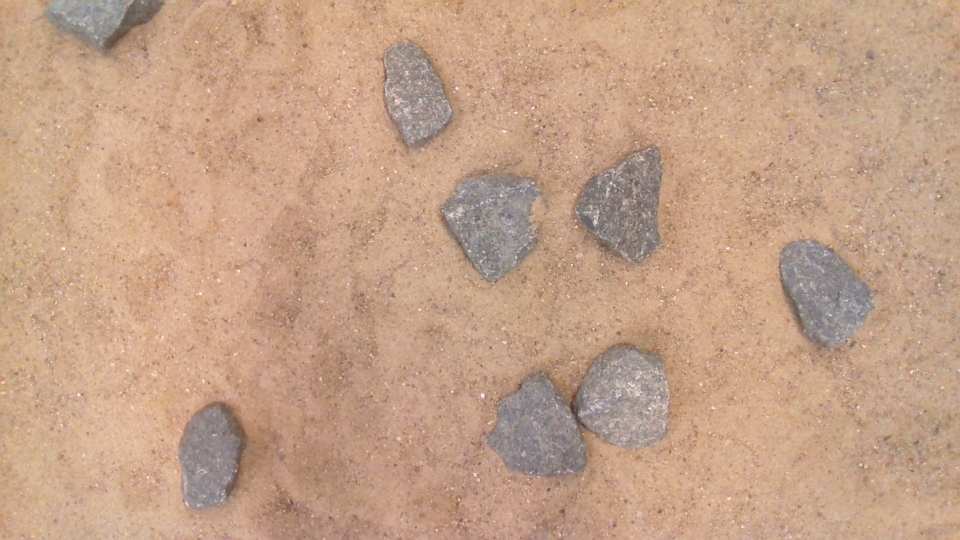
#> input picture Groenlaenderens_Kode/RockDetection/Billeder/Image_7.jpg, 1920 x 1080 px, found by its file name (shown at 1/2 size)
$ python RockDetection2.py
#> lines starting #> are read from the running program, lines starting #| are printed output that depends on the picture; after the words box and inside, x2 and y2 are one past the last pixel; in counts of white or black regions, pixels touching at a corner belong together; long printed decimals are rounded
import cv2 as cv
import numpy as np
import skimage.exposure as exposure

#Load image and get image dimensions
image = cv.imread("Groenlaenderens_Kode/RockDetection/Billeder/image_7.jpg")
#> image is the input picture: shape (1080, 1920, 3); mean B, G, R 136.5, 160.8, 195.5
image = cv.resize(image, (1280, 720))
#> image: shape (720, 1280, 3)
image2 = image.copy()
image3 = image.copy()
img_h, img_w = image.shape[:2]

def Preproccesing(image, threshold):
    # Convert to HSV and split into channels
    brightened = cv.add(image, np.array([40.0]))
    HSVImage = cv.cvtColor(brightened, cv.COLOR_BGR2HSV)
    H, S, V = cv.split(HSVImage)
    cv.imshow("H", H)
    cv.imshow("S", S)
    cv.imshow("V", V)
    cv.waitKey(0)
    # Thresholding the saturation channel,
    thresholded = cv.threshold(S, threshold, 255, cv.THRESH_BINARY_INV)[1]
    cv.imshow("Thresholded", thresholded)
    cv.waitKey(0)

    dilated = cv.dilate(thresholded, (3, 3), iterations=2)
    cv.imshow("Dilated", dilated)
    cv.waitKey(0)
    contours = cv.findContours(dilated, cv.RETR_EXTERNAL, cv.CHAIN_APPROX_SIMPLE)[0]
    contours = [cnt for cnt in contours if cv.contourArea(cnt) > 1000]
    contour_img = np.zeros_like(image)
    cv.drawContours(contour_img, contours, -1, (255, 255, 255), -1)
    cv.imshow("Contour_img", contour_img)
    cv.waitKey(0)
    return contours, contour_img

def watershed(image, x):
    contour_img = x
    #checking if image contains anything
    if np.sum(image) == 0:
        return []
    else:
        #Morphological opening
        kernel = np.ones((3, 3), np.uint8)
        opening = cv.morphologyEx(image, cv.MORPH_OPEN, kernel, iterations=10) #opening the image = erosion followed by dilation
        opening = np.uint8(opening)
        opening_gray = cv.cvtColor(opening, cv.COLOR_BGR2GRAY)
        cv.imshow("Opening", opening)
        cv.waitKey(0)

        #Finding sure background and foreground through dilation and distance transform thresholding
        sure_bg = cv.dilate(opening, kernel, iterations=2)
        cv.imshow("Sure_bg", sure_bg)
        cv.waitKey(0)
        distance_transform = cv.distanceTransform(opening_gray, cv.DIST_L2, 5)
        normalized_distance = exposure.rescale_intensity(distance_transform, out_range=(0, 255))
        normalized_distance = normalized_distance.astype(np.uint8)
        _, distThres = cv.threshold(distance_transform, 30, 255, cv.THRESH_BINARY)
        sure_bg = cv.cvtColor(sure_bg, cv.COLOR_BGR2GRAY)
        distThres = np.uint8(distThres)

        cv.imshow("Normalized Distance", normalized_distance)
        #print("Sure_bg", sure_bg.shape)
        #print("distThres", distThres.shape)
        cv.waitKey(0)
        #Finding unknown region
        unknown = cv.subtract(sure_bg, distThres)
        #cv.imshow("sure_bg", sure_bg)
        cv.imshow("distThres", distThres)
        cv.imshow("Unknown", unknown)
        #cv.waitKey(0)

        #Labeling the markers,
        labels = cv.connectedComponents(distThres, connectivity=8, ltype=cv.CV_32S)[1] #Markerer baggrunden med 0, og markerer de forskellige objekter med 1, 2, 3 osv. Connected components = pixel i omkreds med samme værdi
        labels = labels + 1

        #Marking the unknown region with zero
        labels[unknown == 255] = -1

        mask = np.zeros_like(image)
        mask2 = np.zeros_like(image)
        #Watershed
        labels = cv.watershed(contour_img, labels)
        mask[labels == -1] = [255, 0, 0]
        cv.imshow("Mask", mask)
        uniqueLabels = np.unique(labels)
        print(uniqueLabels)
        LabelContours = []
        for label in uniqueLabels:
            if label == -1 or label == 1:
                continue
            labelMask = np.zeros_like(image)
            labelMask[labels == label] = 255
            labelMask = cv.cvtColor(labelMask, cv.COLOR_BGR2GRAY)
            contours = cv.findContours(labelMask, cv.RETR_EXTERNAL, cv.CHAIN_APPROX_SIMPLE)[0]
            LabelContours.append(contours)
        return LabelContours


def main(image, threshold):
    #Preproccesing
    contours, contour_img = Preproccesing(image, threshold)
    FinalImg = np.zeros_like(image)
    #Creating lists for sorting contours, and establishing thresholds
    InBoundRock = []
    OutBoundRock = []
    SortHull = []
    SingleRock = []
    MultipleRocks = []
    SolidityThres = 0.88
    EllipseThres = 0.80

    #Sorting contours based on convex and ellipse solidity, and based on image boundaries
    for cnt in contours:
        SortingConvexHull = cv.convexHull(cnt)
        SortingEllipse = cv.fitEllipse(SortingConvexHull)
        Area = cv.contourArea(cnt)
        ConvexHullArea = cv.contourArea(SortingConvexHull)
        EllipseArea = (SortingEllipse[1][0]/2)*(SortingEllipse[1][1]/2)*np.pi
        Solidity = float(Area)/ConvexHullArea
        SolidityEllipse = float(Area)/EllipseArea
        print(Solidity)
        print(SolidityEllipse)
        cv.ellipse(image2, SortingEllipse, (0, 255, 0), 2)
        cv.imshow("Image2", image2)
        cv.waitKey(0)
        if 15 < SortingEllipse[0][0] < img_w-15 and 15 < SortingEllipse[0][1] < img_h-15:
            InBoundRock.append(SortingEllipse)
            SortHull.append(SortingConvexHull)
            if Solidity < SolidityThres and SolidityEllipse < EllipseThres:
                MultipleRocks.append(cnt)
            else:
                SingleRock.append(cnt)
        else:
            OutBoundRock.append(SortingEllipse)


    MultipleRockImg = np.zeros_like(image)
    SingleRockImg = np.zeros_like(image)

    cv.drawContours(MultipleRockImg, MultipleRocks, -1, (255, 255, 255), -1)
    cv.drawContours(SingleRockImg, SingleRock, -1, (255, 255, 255), -1)

    cv.imshow("MultipleRockImg", MultipleRockImg)
    cv.imshow("SingleRockImg", SingleRockImg)
    cv.waitKey(0)

    LabelContours = watershed(MultipleRockImg, contour_img)
    AllEllipse = []
    AllContours = []

    print(FinalImg.shape)
    FinalImg[SingleRockImg == 255] = 255
    AllContours.extend(SingleRock)

    for contours in LabelContours:
        AllContours.extend(contours)
        cv.drawContours(FinalImg, contours, -1, (255, 255, 255), -1)

    for cnt in AllContours:
        ellipse = cv.fitEllipse(cnt)
        #print(ellipse)
        AllEllipse.append(ellipse)
        cv.ellipse(image3, ellipse, (0, 255, 0), 2)

    #Sorting ellipses based on longest axis
    for ellipse in AllEllipse:
        SortedEllipse = sorted(AllEllipse, key=lambda x: max(x[1]), reverse=True)
        cv.circle(image3, (int(ellipse[0][0]), int(ellipse[0][1])), 2, (0, 0, 255), -1)
    cv.ellipse(image3, SortedEllipse[1], (0, 0, 255), 2)
    cv.imshow("Image2", image2)
    cv.imshow("Image3", image3)
    cv.imshow("FinalImg", FinalImg)
    cv.waitKey(0)
    cv.destroyAllWindows()
    return SortedEllipse

# [5 lines left out: function GetList, not called in this run]


SortedEllipse = main(image, 45)
#> in Preproccesing, `thresholded = cv.threshold(S, threshold, 255, cv.THRESH_BINARY_INV)[1]`:
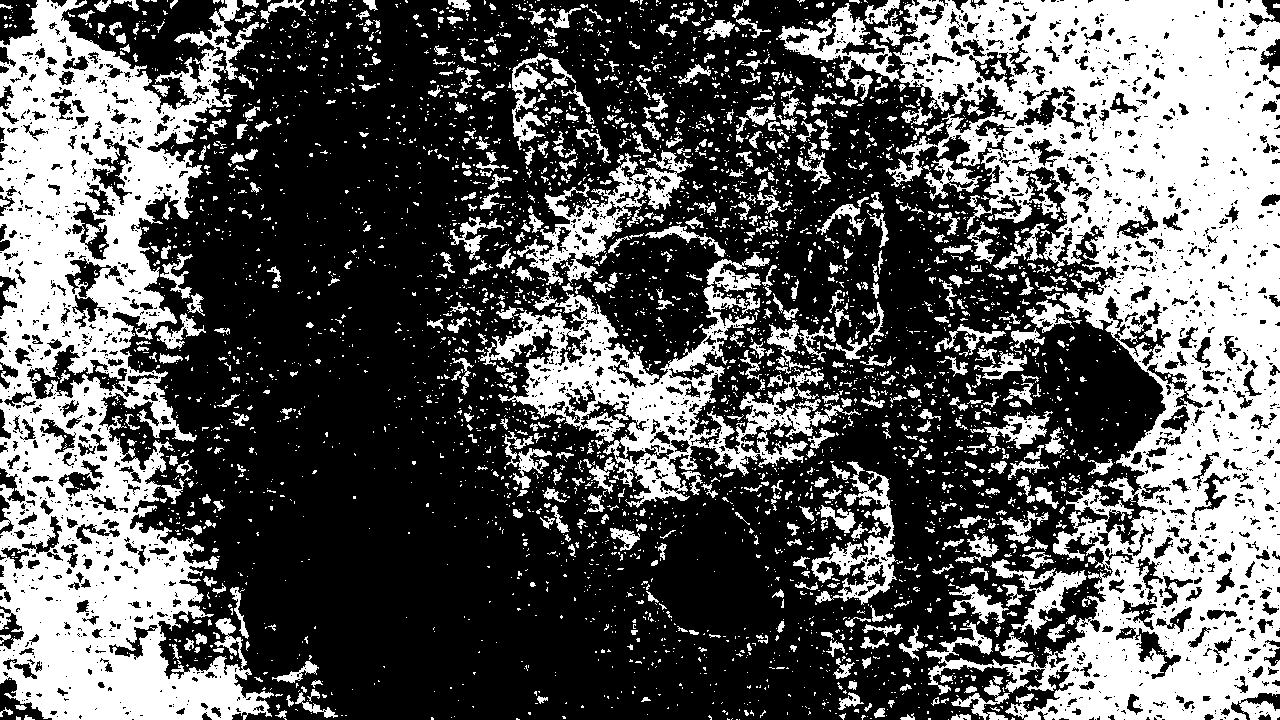
#> thresholded: shape (720, 1280); 36.9% white; 4051 white regions (3391 under 20 px), largest, box (x1, y1, x2, y2) and area: (778, 0, 1280, 720) 140260, (0, 0, 274, 720) 95745, (478, 252, 861, 508) 22676
#> in Preproccesing, `contours = cv.findContours(dilated, cv.RETR_EXTERNAL, cv.CHAIN_APPROX_..`: contours = 2558 contours, 2081 with area under 20; largest, box (x1, y1, x2, y2) and area: (776, 0, 1280, 720) 185234, (0, 0, 274, 720) 121044, (476, 146, 886, 510) 48831, (811, 461, 903, 616) 5094, (512, 44, 563, 152) 1830
#> in Preproccesing, `contours = [cnt for cnt in contours if cv.contourArea(cnt) > 1000]`: contours = 9 contours; largest, box (x1, y1, x2, y2) and area: (776, 0, 1280, 720) 185234, (0, 0, 274, 720) 121044, (476, 146, 886, 510) 48831, (811, 461, 903, 616) 5094, (512, 44, 563, 152) 1830
#> the loop in main, `for cnt in contours:` made 9 passes
#> (SortingEllipse, Area, ConvexHullArea, EllipseArea, Solidity, SolidityEllipse) on passes 1 to 5: (((984.9, 607.9), (61.27, 81.74), 91.31), 1309, 2949, 3933.5, 0.444, 0.333), (((854.2, 538.6), (98.25, 161.2), 1.15), 5094, 10815.5, 12443.1, 0.471, 0.409), (((522.3, 455.7), (52.19, 86.24), 164.8), 1332, 2534.5, 3535.2, 0.526, 0.377), (((1010.8, 431.3), (39.83, 93.48), 75.5), 1427, 2560, 2924.7, 0.557, 0.488), (((680.4, 328), (364.2, 408.1), 85.14), 48831, 99961, 116733, 0.489, 0.418)
#> (printed output is left out)
#> after the loop in main, `for cnt in contours:`: InBoundRock = 9 items; MultipleRocks has the same summary as contours in Preproccesing; OutBoundRock = []; SortHull = 9 contours; largest, box (x1, y1, x2, y2) and area: (776, 0, 1280, 720) 306454, (0, 0, 274, 720) 189544, (476, 146, 886, 510) 99961, (811, 461, 903, 616) 10816, (512, 44, 563, 152) 3726
#> in watershed, `labels = cv.watershed(contour_img, labels)`:
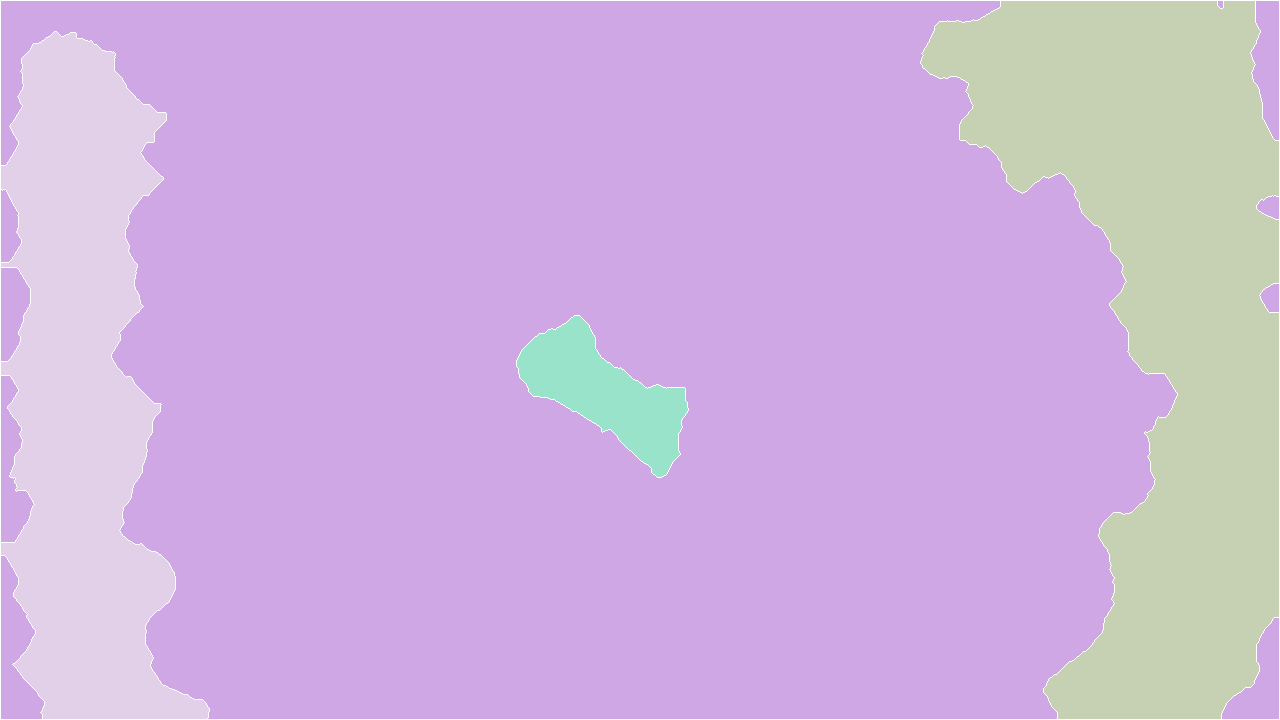
#> labels: shape (720, 1280) int32; 5 distinct labels, from -1 to 4; one colour per label, 0 black, -1 white
#> in watershed, `uniqueLabels = np.unique(labels)`: uniqueLabels = [-1, 1, 2, 3, 4]
#| [-1  1  2  3  4]
#> the loop in watershed, `for label in uniqueLabels:` made 5 passes
#> label on pass 1: -1
#> after the loop in watershed, `for label in uniqueLabels:`:
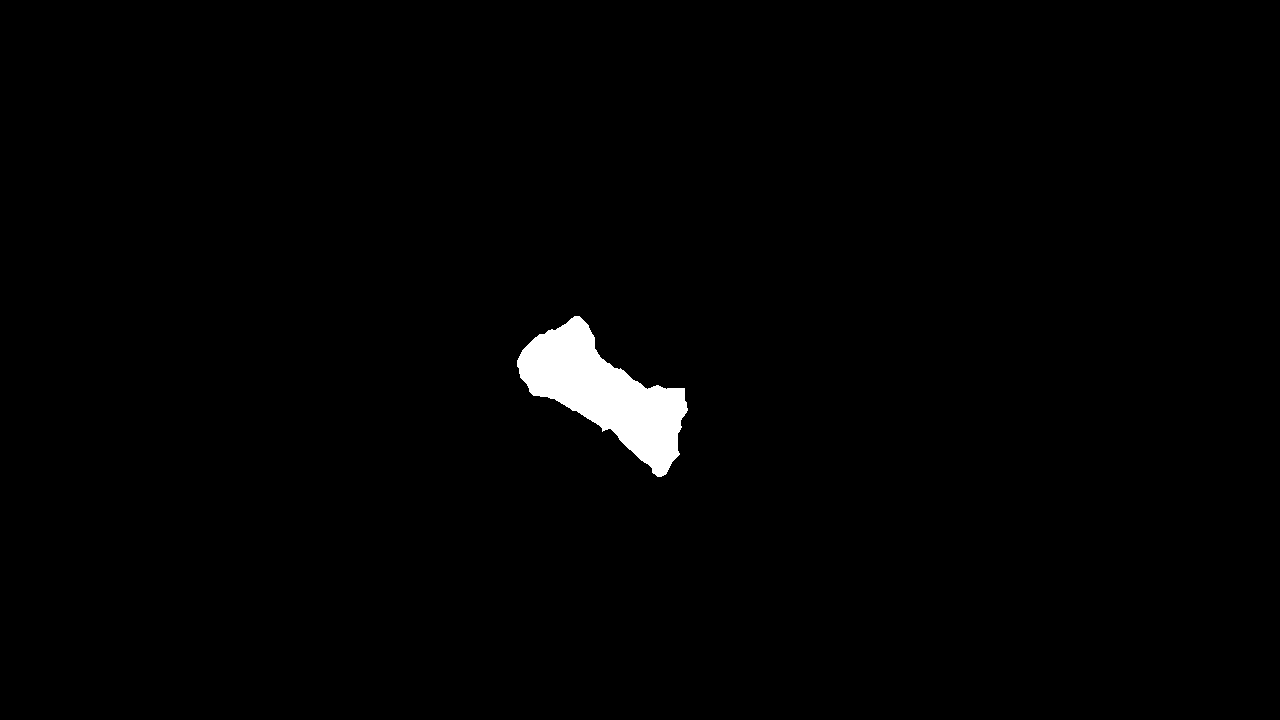
#> labelMask: shape (720, 1280); 1.3% white; 1 white region, box (x1, y1, x2, y2) and area: (517, 316, 688, 477) 12052
#> after the loop in watershed, `for label in uniqueLabels:`: LabelContours = 3 items
#| (720, 1280, 3)
#> the loop in main, `for contours in LabelContours:` made 3 passes
#> after the loop in main, `for contours in LabelContours:`:
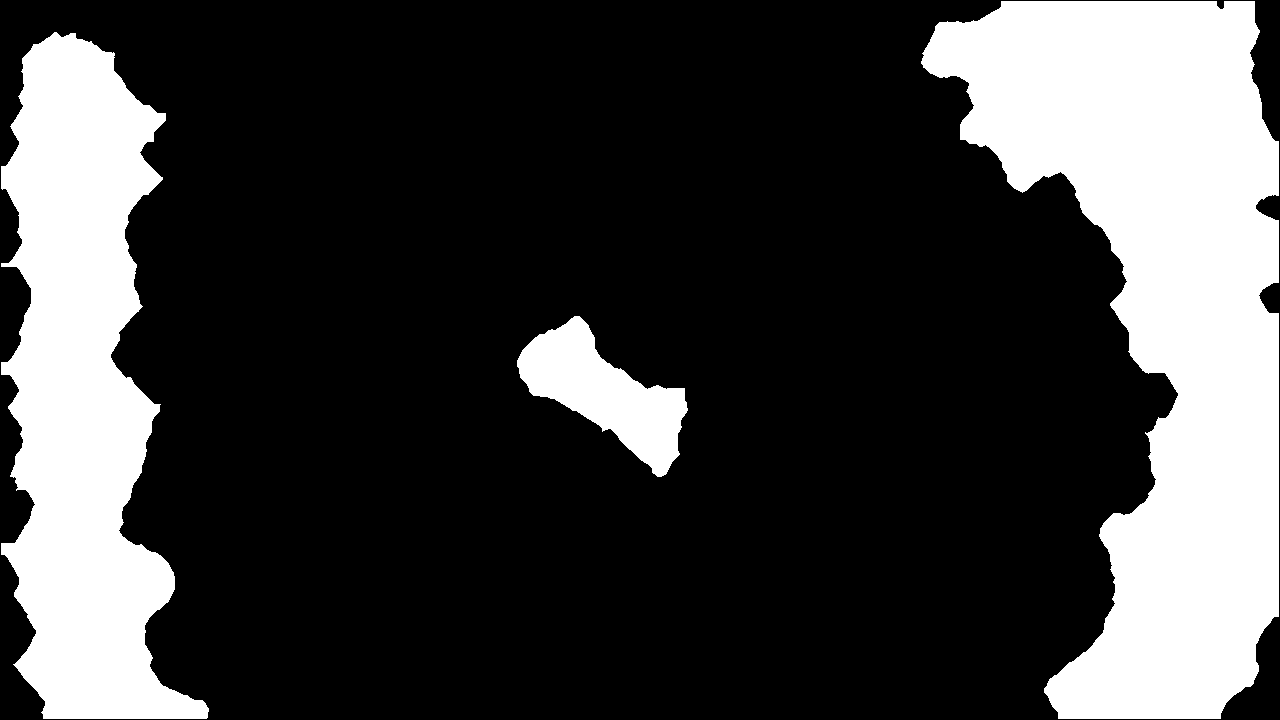
#> FinalImg: shape (720, 1280, 3); 25.4% white; 3 white regions
#> after the loop in main, `for contours in LabelContours:`: AllContours = 3 contours; box (x1, y1, x2, y2) and area: (921, 1, 1279, 719) 136938, (1, 32, 209, 719) 82928, (517, 316, 688, 477) 11824
#> the loop in main, `for cnt in AllContours:` made 3 passes
#> ellipse on passes 1 to 3: ((1120.3, 248), (326.8, 859), 174.3), ((87.09, 457), (150.7, 943.5), 177), ((604.8, 392.8), (79.12, 229.6), 126.6)
#> after the loop in main, `for cnt in AllContours:`: AllEllipse = [((1120.3, 248), (326.8, 859), 174.3), ((87.09, 457), (150.7, 943.5), 177), ((604.8, 392.8), (79.12, 229.6), 126.6)]
#> the loop in main, `for ellipse in AllEllipse:` made 3 passes
#> in main, `cv.ellipse(image3, SortedEllipse[1], (0, 0, 255), 2)`:
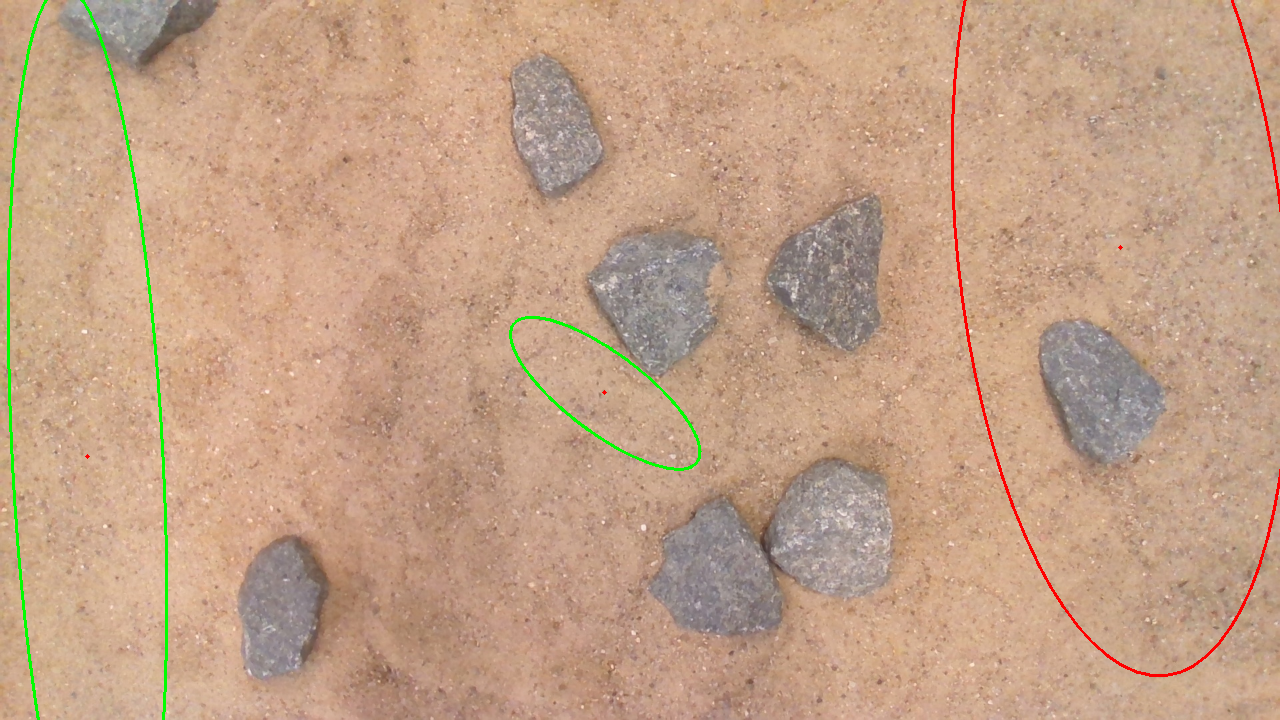
#> image3: shape (720, 1280, 3); mean B, G, R 135, 160.6, 194.3
#> SortedEllipse = [((87.09, 457), (150.7, 943.5), 177), ((1120.3, 248), (326.8, 859), 174.3), ((604.8, 392.8), (79.12, 229.6), 126.6)]
print(SortedEllipse)
#| [((87.092, 456.968), (150.738, 943.472), 176.976), ((1120.337, 247.952), (326.797, 858.966), 174.347), ((604.801, 392.786), (79.116, 229.598), 126.594)]
#print(GetList(2,1))


#preprocessing(Input Image, threshold value)
    #Convert to HSV and split into channels
    #Thresholding the saturation channel
    #Dilating the thresholded image to ensure that the rock is mostly complete and not broken up
    #Finding contours in the dilated image
    #Sorting contours based on size and drawing the small contours on a mask
    #Subtracting the small contours from the thresholded image
